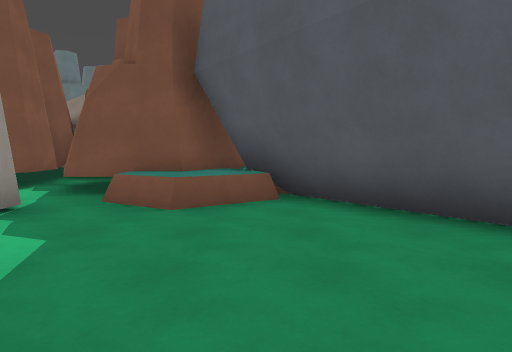
View 1 (above)

16 first-person views from a walk through a Godot game level. The camera is 1.4 m above the floor, tilts 4° down and sees 75° across. The floor is counted in squares, 2 m on a side. Each view is taken from the middle of a square. On the plan, view 1 faces up. The plan holds only what a view shows up to about 10 squares ahead; the rest is blank. The place goes on beyond the plan. Surface patterns are stand-ins for the level's own textures.

View 2
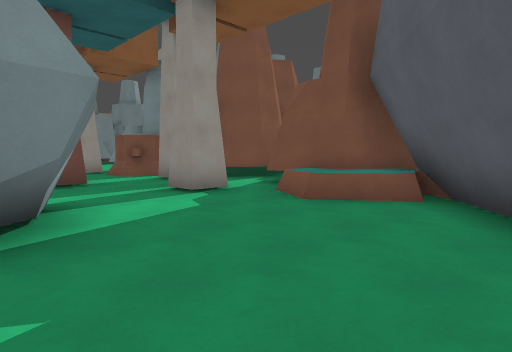

View 3
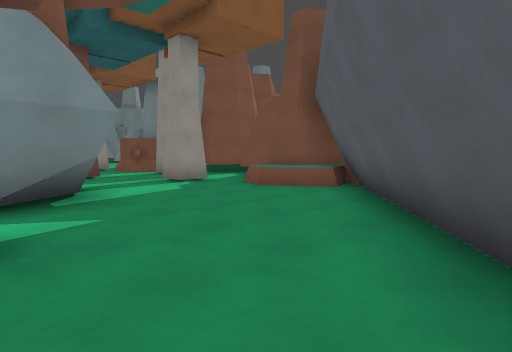

View 4
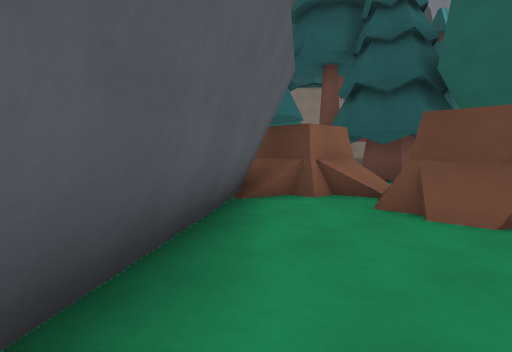

View 5
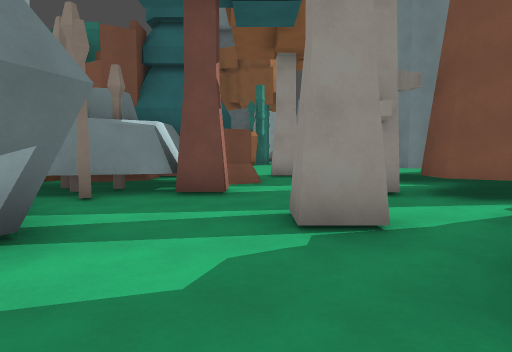

View 6
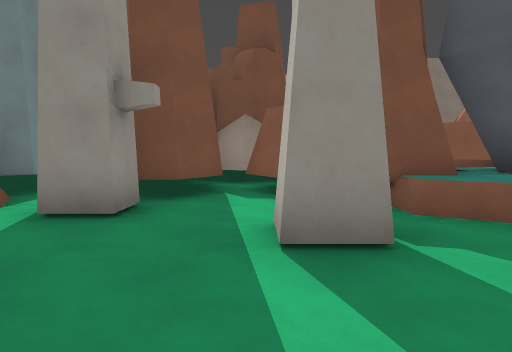

View 7
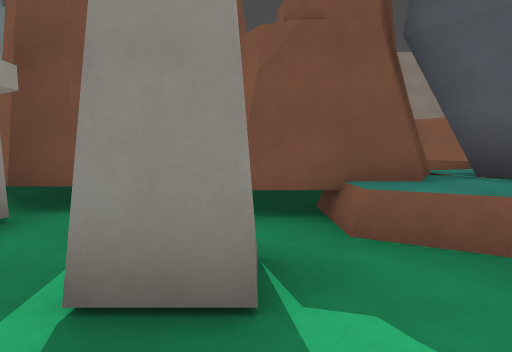

View 8
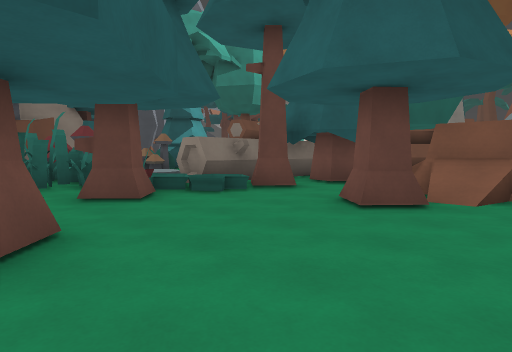

View 9
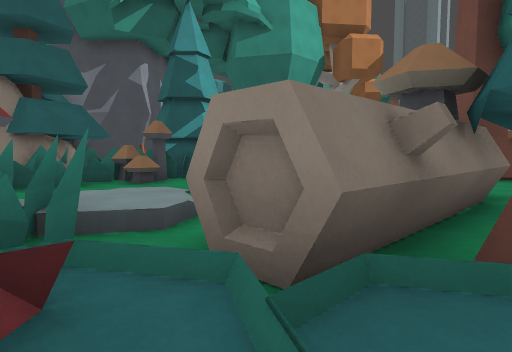

View 10
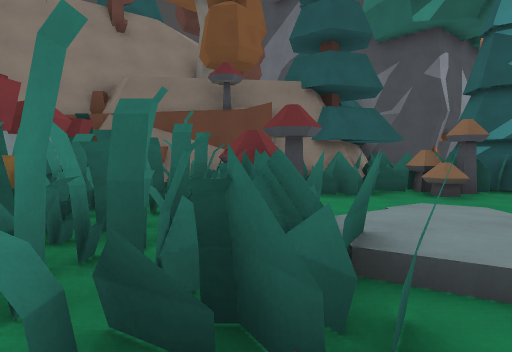

View 11
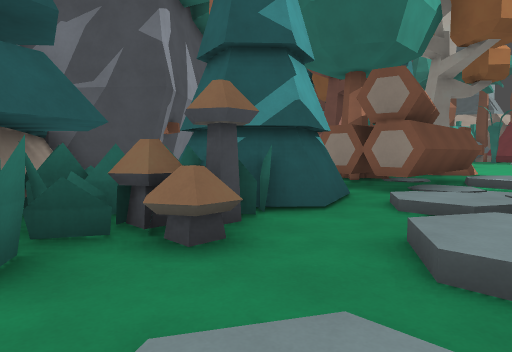

View 12
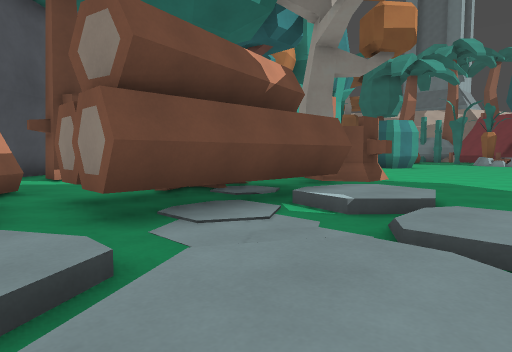

View 13
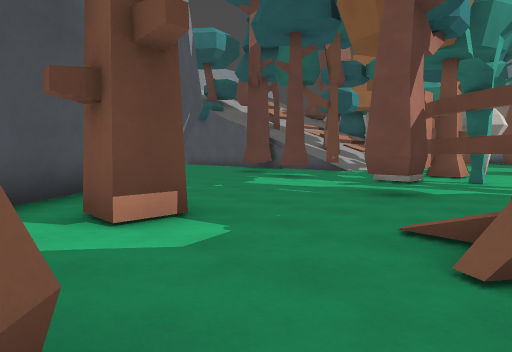

View 14
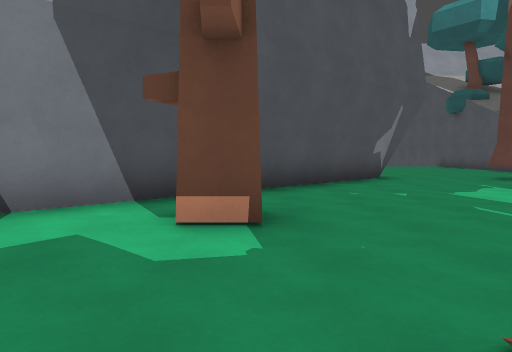

View 15
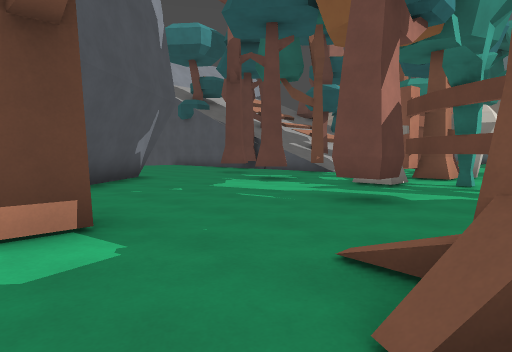

View 16
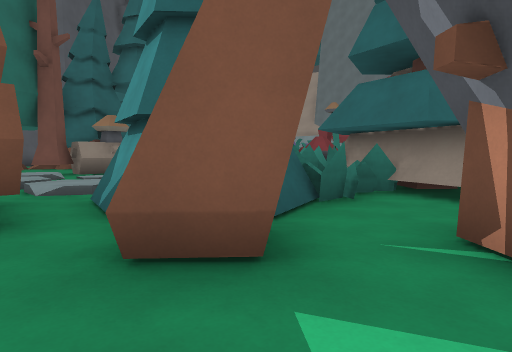

### Floor plan
Key: @ floor where view 1 was taken; # wall or solid block; . main floor; : floor 0.25 m higher than the main floor; + floor 0.5 m higher than the main floor; / step, stairs or slope; = window, fence, low wall or low ledge; ^ raised ledge; R rock; T tree; P pine tree; A palm tree; S stump; O other object.
Columns run from 7 left of view 1 to 13 right of it. Each row starts with its distance up from view 1.
  9 RR##    #
  8  RR    RR
  7 RRRRRR R
  6 .RR.RRR#R
  5 OT...RRR##
  4 ....#.R..#
  3 .........##
  2 O#........##
  1 ## .###....##
  0  ##   #@....#
 -1        .T...##
 -2          #/==#  .....
 -3          ##=##//.....
 -4            /##=PP....
 -5               ......P
 -6             PP......
 -7              PPP//P.
 -8           .P####///.
 -9           /P   #.###
-10           :.   //##
-11       ///:/.   ++##
-12 ......///:/.+/...^#
-13 ...../:../:./....##
-14 .....####./..^...##
-15 ..S.T   #.####=###
-16  SSTT ^ #.# #####
-17    ../T/.. ##=##
-18 .#..../..AA...#
-19 #..T..........#
-20 .#.....T...T###
-21 .......T.## ##
-22 ........##
-23 .PP....##
-24  .....##
-25  ....##
-26 PP.###

Where each view was taken, in squares from view 1:
view 1: 0 up, 0 right, facing up
view 2: 0 up, 2 right, facing up-left
view 3: 1 down, 4 right, facing up-left
view 4: 2 up, 2 right, facing down-right
view 5: 3 up, 0 right, facing left
view 6: 1 up, 4 left, facing up
view 7: 2 up, 3 left, facing up
view 8: 2 down, 13 right, facing down-left
view 9: 7 down, 10 right, facing down-left
view 10: 8 down, 10 right, facing down
view 11: 12 down, 8 right, facing down-left
view 12: 11 down, 3 right, facing down-left
view 13: 17 down, 2 right, facing down-left
view 14: 17 down, 0 right, facing down
view 15: 17 down, 1 right, facing down-left
view 16: 20 down, 1 right, facing up-right
